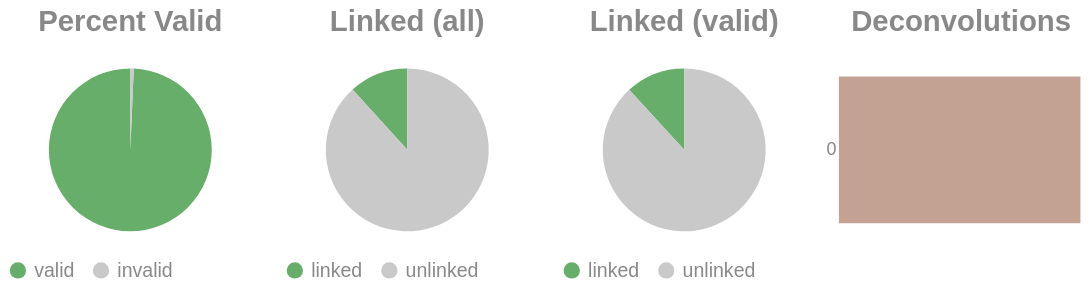

Notebook cell for this chart:
### Code cell
if SKIPLR:
    pass
else:
    clash = Counter()
    for i in valids['molecule'].to_list():
        _mol = i.split("-")
        if len(_mol) == 1:
            clash.update('0')
        else:
            clash.update(_mol[-1])

    _d = {"deconvolutions": [], 'count': []}
    for k,v in clash.items():
        _d['deconvolutions'].append(k)
        _d['count'].append(v)

    tot_valid = valids['reads'].sum()
    mask = valids['reads'] >= 2
    n_linked_reads = valids.filter(mask)['reads'].sum()
    if n_linked_reads == 0:
        print_html("No linked molecules (>=2 reads) were detected; skipping linked-only distributions.")
        SKIPLR = True
    else:
        perc_valid = round(tot_valid / n_reads, 4)
        linked_perc_abs = round(n_linked_reads / n_reads, 4)
        linked_perc = round(n_linked_reads / tot_valid, 4)

    _valid = pl.DataFrame({"valids": ['valid', 'invalid'], "count": [tot_valid, n_reads - tot_valid]})
    _linked_abs = pl.DataFrame({"linked (absolute)": ['linked', 'unlinked'], "count": [n_linked_reads, n_reads - n_linked_reads]})
    _linked_rel = pl.DataFrame({"linked (valids)": ['linked', 'unlinked'], "count": [n_linked_reads, tot_valid - n_linked_reads]})

    (
        alt.hconcat(
            piechart(_valid, goodval = 'valid', title = "Percent Valid"),
            piechart(_linked_abs, goodval = "linked", title =  "Linked (all)"),
            piechart(_linked_rel, goodval = "linked", title =  "Linked (valid)"),
            convolutionbar(pl.DataFrame(_d), title = "Deconvolutions"),
            center = True,
            bounds = 'flush'
        )
        .resolve_scale(color='independent')
        .resolve_legend('independent')
        .properties(usermeta={'embedOptions': {"actions": False}})
    ).display()

### Figure 1 — Vega-Lite specification as saved in the notebook (floating-point values rounded to 4 significant figures)
{"width": "container", "height": 400, "config": {"title": {"anchor": "start", "dy": -15, "fontSize": 18, "color": "#888888", "subtitleColor": "#888888", "subtitleFontSize": 14}, "arc": {"fill": "#0072B2"}, "axis": {"domainColor": "#888888", "domainWidth": 0.5, "gridWidth": 0.2, "grid": false, "titleFontWeight": 400, "titleFontSize": 15, "labelFontSize": 11, "labelColor": "#888888", "tickColor": "#888888", "tickWidth": 0.2, "titleColor": "#888888"}, "axisBand": {"grid": false}, "axisX": {"grid": true, "tickSize": 10, "domainCap": "round"}, "axisY": {"domain": false, "grid": true, "tickSize": 0, "domainCap": "round"}, "background": "transparent", "header": {"labelFontSize": 15, "labelColor": "#888888", "titleFontSize": 15, "titleFontWeight": 600, "titleColor": "#888888"}, "legend": {"labelFont": "sans-serif", "labelFontSize": 12, "labelColor": "#888888", "symbolSize": 100, "symbolType": "circle", "titleFontSize": 12, "titlePadding": 10, "titleColor": "#888888", "title": null}, "range": {"category": ["#E69F00", "#56B4E9", "#009E73", "#F0E442", "#0072B2", "#D55E00", "#CC79A7", "#000000"], "diverging": ["#cfe8f3", "#a2d4ec", "#73bfe2", "#46abdb", "#1696d2", "#12719e"]}, "area": {"fill": "#0072B2", "fillOpacity": 0.7, "line": true, "strokeOpacity": 0.7}, "line": {"color": "#0072B2", "stroke": "#0072B2", "strokeWidth": 2}, "trail": {"color": "#0072B2", "stroke": "#0072B2", "strokeWidth": 0, "size": 1}, "point": {"filled": true, "fillOpacity": 1.0, "size": 95}, "text": {"color": "#888888", "fontSize": 11, "align": "right", "fontWeight": 400, "size": 11}, "bar": {"fill": "#0072B2", "stroke": null}, "view": {"stroke": null, "continuousWidth": 660, "continuousHeight": 400}}, "hconcat": [{"data": {"name": "data-4deb136580459a98d627fb1e91df9715"}, "mark": {"type": "arc"}, "encoding": {"color": {"field": "valids", "legend": {"orient": "bottom", "title": null}, "scale": {"domain": ["valid", "invalid"], "range": ["#68ae6b", "#C9C9C9"]}, "title": "Valids", "type": "nominal"}, "theta": {"field": "count", "type": "quantitative"}, "tooltip": [{"field": "valids", "title": "Valids", "type": "ordinal"}, {"field": "percent", "format": ".2%", "title": "Percent", "type": "quantitative"}, {"field": "count", "title": "Count", "type": "quantitative"}]}, "height": 100, "title": {"text": "Percent Valid", "align": "center", "anchor": "middle"}, "transform": [{"calculate": "datum.count / 1698208", "as": "percent"}], "width": 150}, {"data": {"name": "data-638627358d1816f37cd79fa127cff500"}, "mark": {"type": "arc"}, "encoding": {"color": {"field": "linked (absolute)", "legend": {"orient": "bottom", "title": null}, "scale": {"domain": ["linked", "unlinked"], "range": ["#68ae6b", "#C9C9C9"]}, "title": "Linked (Absolute)", "type": "nominal"}, "theta": {"field": "count", "type": "quantitative"}, "tooltip": [{"field": "linked (absolute)", "title": "Linked (Absolute)", "type": "ordinal"}, {"field": "percent", "format": ".2%", "title": "Percent", "type": "quantitative"}, {"field": "count", "title": "Count", "type": "quantitative"}]}, "height": 100, "title": {"text": "Linked (all)", "align": "center", "anchor": "middle"}, "transform": [{"calculate": "datum.count / 1698208", "as": "percent"}], "width": 150}, {"data": {"name": "data-3d2ebdfaf4a2db0c00c57bfd2d76b8a4"}, "mark": {"type": "arc"}, "encoding": {"color": {"field": "linked (valids)", "legend": {"orient": "bottom", "title": null}, "scale": {"domain": ["linked", "unlinked"], "range": ["#68ae6b", "#C9C9C9"]}, "title": "Linked (Valids)", "type": "nominal"}, "theta": {"field": "count", "type": "quantitative"}, "tooltip": [{"field": "linked (valids)", "title": "Linked (Valids)", "type": "ordinal"}, {"field": "percent", "format": ".2%", "title": "Percent", "type": "quantitative"}, {"field": "count", "title": "Count", "type": "quantitative"}]}, "height": 100, "title": {"text": "Linked (valid)", "align": "center", "anchor": "middle"}, "transform": [{"calculate": "datum.count / 1686777", "as": "percent"}], "width": 150}, {"data": {"name": "data-6750c3455c0c6389f74cf8af14e9e20f"}, "mark": {"type": "bar"}, "encoding": {"color": {"field": "deconvolutions", "legend": null, "scale": {"scheme": "lightgreyred"}, "type": "nominal"}, "tooltip": [{"field": "deconvolutions", "title": "Deconvolutions", "type": "ordinal"}, {"field": "percent", "format": ".2%", "title": "Percent", "type": "quantitative"}, {"field": "count", "title": "Count", "type": "quantitative"}], "x": {"axis": null, "field": "count", "type": "quantitative"}, "y": {"field": "deconvolutions", "sort": "ascending", "title": null, "type": "nominal"}}, "height": 100, "title": {"text": "Deconvolutions", "align": "center", "anchor": "middle"}, "transform": [{"calculate": "datum.count / 1581216", "as": "percent"}], "width": 150}], "bounds": "flush", "center": true, "resolve": {"legend": {"angle": "independent"}, "scale": {"color": "independent"}}, "usermeta": {"embedOptions": {"actions": false}}, "$schema": "https://vega.github.io/schema/vega-lite/v6.1.0.json", "datasets": {"data-4deb136580459a98d627fb1e91df9715": [{"valids": "valid", "count": 1686777}, {"valids": "invalid", "count": 11431}], "data-638627358d1816f37cd79fa127cff500": [{"linked (absolute)": "linked", "count": 198927}, {"linked (absolute)": "unlinked", "count": 1499281}], "data-3d2ebdfaf4a2db0c00c57bfd2d76b8a4": [{"linked (valids)": "linked", "count": 198927}, {"linked (valids)": "unlinked", "count": 1487850}], "data-6750c3455c0c6389f74cf8af14e9e20f": [{"deconvolutions": "0", "count": 1581216}]}}
